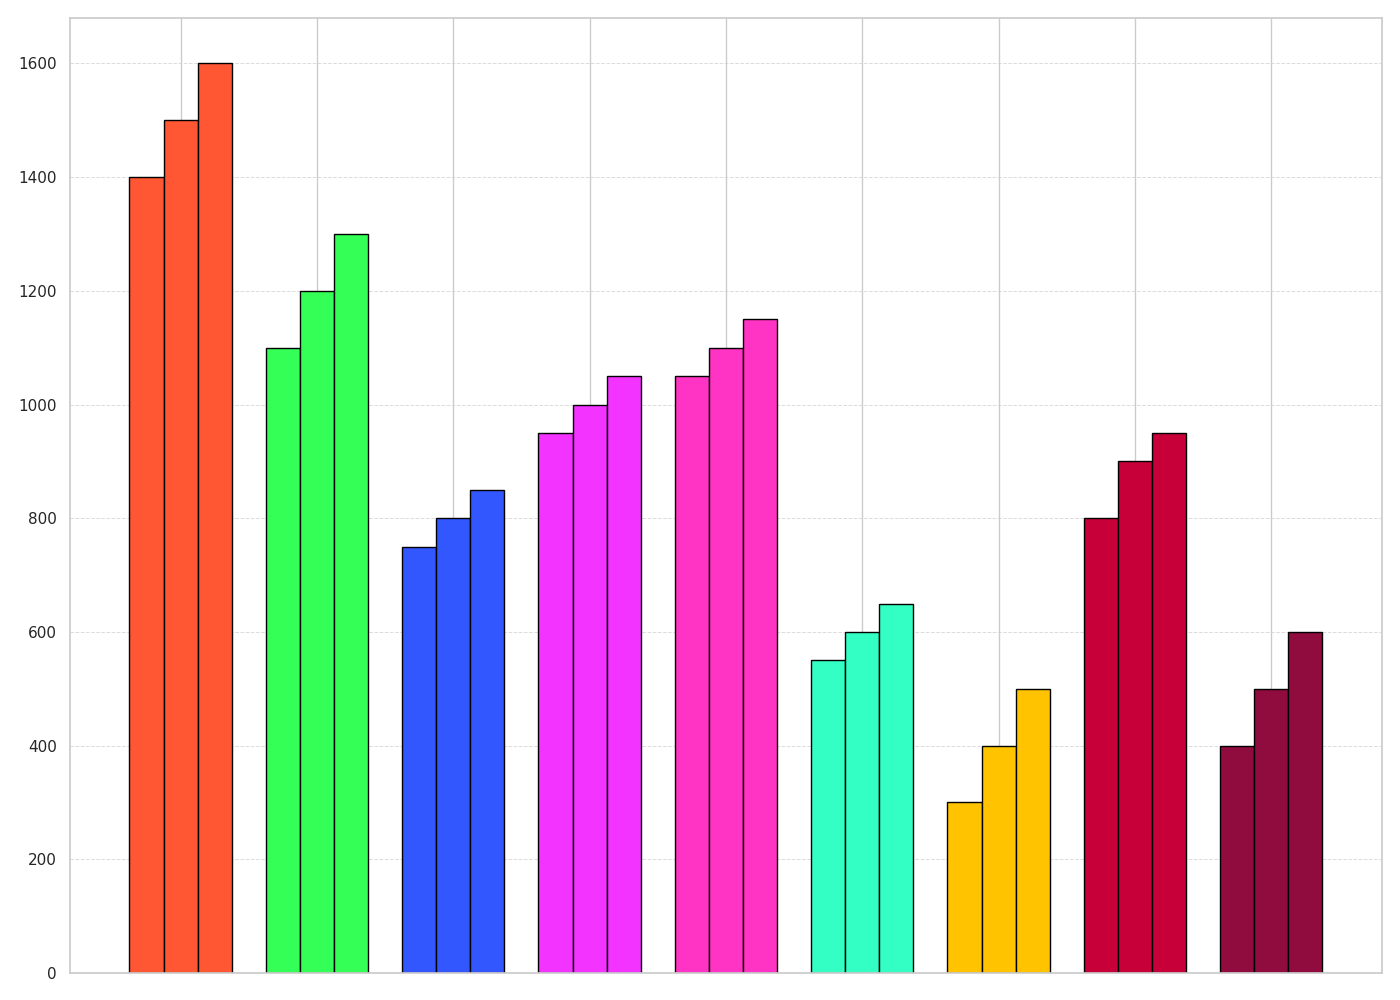

Write Python code to recreate this figure.
import matplotlib.pyplot as plt
import numpy as np

years = [2021, 2022, 2023]
genres = [
    'Fiction', 'Non-Fiction', 'Fantasy', 'Science Fiction', 
    'Mystery', 'Historical', 'Biography', 'Romance', 'Horror'
]
sales_data = {
    2021: [1400, 1100, 750, 950, 1050, 550, 300, 800, 400],
    2022: [1500, 1200, 800, 1000, 1100, 600, 400, 900, 500],
    2023: [1600, 1300, 850, 1050, 1150, 650, 500, 950, 600]
}

colors = ['#FF5733', '#33FF57', '#3357FF', '#F333FF', '#FF33C4', '#33FFC4', '#FFC300', '#C70039', '#900C3F']
fig, ax = plt.subplots(figsize=(14, 10))
width = 0.25
x = np.arange(len(genres))

for i, year in enumerate(years):
    sales = sales_data[year]
    ax.bar(x + i*width, sales, width=width, color=colors, edgecolor='black')

# Customize ticks without labels
ax.set_xticks(x + width)
ax.set_xticklabels([])

ax.yaxis.grid(True, linestyle='--', linewidth=0.7, alpha=0.7)
plt.tight_layout()
plt.show()
